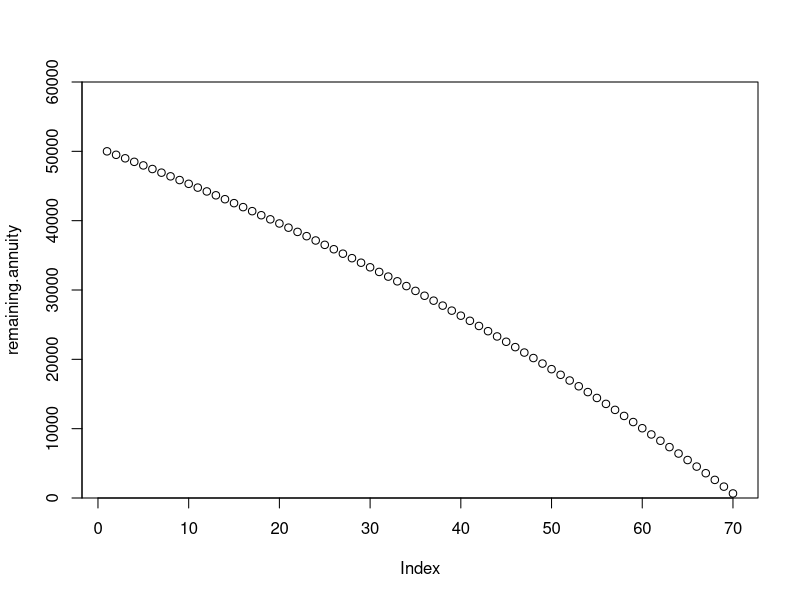
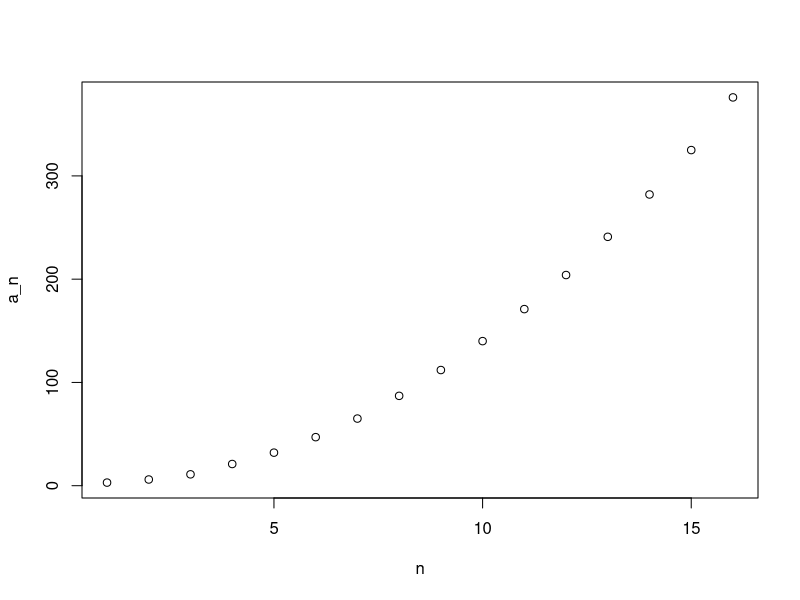
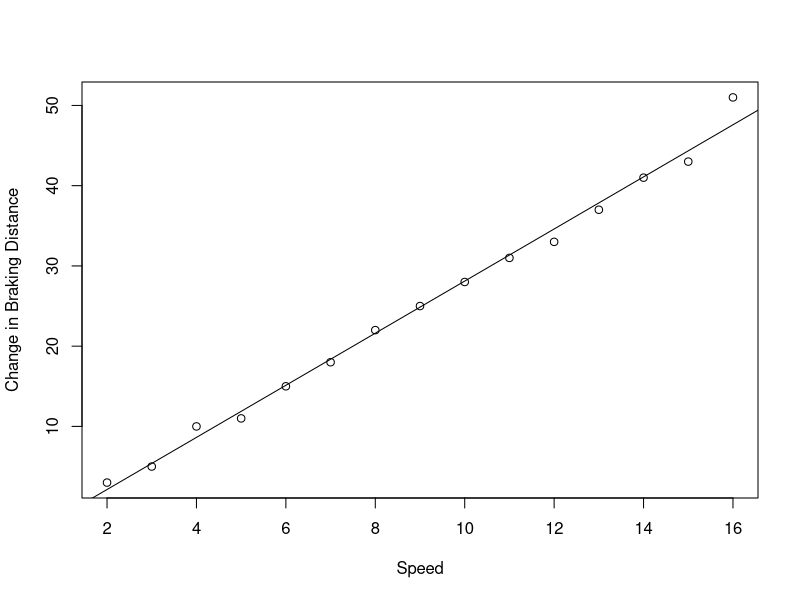

R code for these plots, in order:
## ---- chunk 1
steps = 100
n_0 = 50000
withdrawl = 1000
percent_return = 1

annuity <- function(x){x + (percent_return/100)*x - withdrawl}

remaining.annuity <- n_0

for (i in 1:steps) { 
  n = annuity(remaining.annuity[i])
  remaining.annuity <- c(remaining.annuity,n)}

#could rewrite with while loop instead

remaining.annuity <- remaining.annuity[which(remaining.annuity > 0)]
plot(remaining.annuity, ylim = c(0, n_0 + 10000),yaxs = "i")

which.min(remaining.annuity)
## ---- chunk 2
n = seq(1,16,1)
a_n = c(3,6,11,21,32,47,65,87,112,140,171,204,241,282,325,376)

delta_a <- diff(a_n)
plot(x = n, y = a_n)
## ---- chunk 3
braking.model <- lm(delta_a ~ n[2:16] )

plot(x = n[2:16], y = delta_a, xlab='Speed', ylab='Change in Braking Distance')
abline(braking.model)
## ---- chunk 4
k <- as.numeric(braking.model$coefficients[2])
print(k)
## ---- chunk 5

model <- function(n, a, k){
  an <- k * n + a
  return(an)}

model.result <- NULL
model.result[1] <- 0
for (i in 2:length(a_n)) {
  model.result[i] <- model(i, model.result[i - 1], k)}

## ---- chunk 6
# set parameters
k = 0.001
r0 = 4
total.population = 1000

# calculate numer of employees who have heard rumor 
# while ensuring it stays below the total population
heard <- r0
n = 1
while (heard < total.population) {
  heard <- heard + (k * heard * (1000 - n))  
  n <- n + 1}
## ---- chunk 7
print(n)
